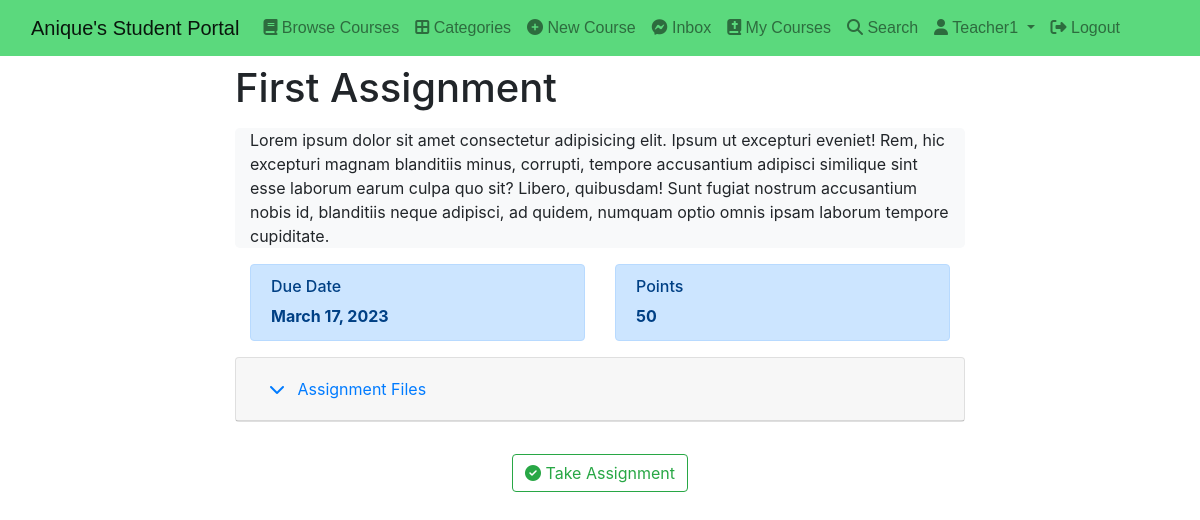
The app's page /course/eadbb3a9-58df-4862-ac08-e20279d313a0/modules/1/assignments/1 (signed in) with its own data.
### assignment/models.py (models this page shows, shortened)
class Assignment(models.Model):
    title = models.CharField(max_length=150)
    content = RichTextField()
    points = models.PositiveIntegerField()
    due = models.DateField()
    files = models.ManyToManyField(AssignmentFileContent)
    user = models.ForeignKey(User, on_delete=models.CASCADE)

### assignment/views.py (the view)
def assignment_detail(request, course_id, module_id, assignment_id):
    user = request.user
    assignment = get_object_or_404(Assignment, id=assignment_id)
    course = get_object_or_404(Course, id=course_id)
    my_submissions = Submission.objects.filter(
        assignment=assignment, user=user).order_by('-date')
    context = {
        "assignment": assignment,
        "course": course,
        "my_submissions": my_submissions,
        'module_id': module_id,
    }
    return render(request, 'assignment/assignment_detail.html', context)

### assignment/models.py (called while the page is built)
    def get_file_name(self):
        return os.path.basename(self.file.name)

### direct/views.py (called while the page is built)
def directs_count(request):
    directs_count = 0
    if request.user.is_authenticated:
        directs_count = Message.objects.filter(user=request.user,is_read=False).count()
    return {'directs_count':directs_count}

### student_portal/templates/assignment/assignment_detail.html (shortened to what this page needs)
{% extends 'base.html' %} {% block content %}
<div class="container mt-2">
  <div class="row">
    <div class="col-2"></div>
    <div class="col-8">
      <h1>{{assignment.title}}</h1>
      <div class="bg-light rounded-3">
        <div class="container-fluid">
          <p class="fs-4">{{assignment.content|safe}}</p>
        </div>
      </div>
      <div class="container">
        <div class="row">
          <div class="col-sm">
            <div class="alert alert-primary" role="alert">
              <h6>Due Date</h6>
              <strong> {{assignment.due}}</strong>
            </div>
          </div>
          <div class="col-sm">
            <div class="alert alert-primary" role="alert">
              <h6>Points</h6>
              <strong> {{assignment.points}}</strong>
            </div>
          </div>
        </div>
      </div>
      <div id="accordion">
        <div class="card">
          <div class="card-header" id="headingOne">
            <h5 class="mb-0">
              <button
                class="btn btn-link"
                data-toggle="collapse"
                data-target="#collapseOne"
                aria-expanded="true"
                aria-controls="collapseOne"
                style="text-decoration: none"
              >
                <i class="fa fa-chevron-down pr-2"></i>
                Assignment Files
              </button>
            </h5>
          </div>
        </div>
      </div>
      <br />{% if request.user != course.user %}
      <div class="text-center">
        <a
          href="{% url 'submit-assignment' course.id module_id assignment.id %}"
          class="btn btn-outline-success mt-2"
          ><i class="fa fa-check-circle"></i>
          Take Assignment</a
        >
      </div>
      {% endif %}
    </div>
  </div>
</div>
{% endblock content %}

### student_portal/templates/base.html (shortened to what this page needs)
{% load static %}
<!DOCTYPE html>
<html lang="en">
  <head>
    <link
      href="https://cdn.jsdelivr.net/npm/bootstrap@5.0.2/dist/css/bootstrap.min.css"
      rel="stylesheet"
    />
    <link
      rel="stylesheet"
      href="https://cdnjs.cloudflare.com/ajax/libs/font-awesome/6.1.1/css/all.min.css"
    />
    <link
      rel="stylesheet"
      href="https://stackpath.bootstrapcdn.com/bootstrap/4.3.1/css/bootstrap.min.css"
    />
  </head>
  <body>
    <nav
      class="navbar navbar-expand-lg navbar-light"
      style="background: #5bd97d; font-family: sans-serif"
    >
      <div class="container-fluid">
        <a class="navbar-brand" href="{% url 'index' %}"
          >Anique's Student Portal</a
        >
        <div class="collapse navbar-collapse" id="navbarSupportedContent">
          <ul class="navbar-nav me-auto mb-2 mb-lg-0">
            <li class="nav-item">
              <a class="nav-link" href="{% url 'browse-courses' %}"
                ><i class="fa fa-book"></i> Browse Courses</a
              >
            </li>
            <li class="nav-item">
              <a class="nav-link" href="{% url 'categories' %}"
                ><i class="fas fa-border-all"></i> Categories</a
              >
            </li>
            <li class="nav-item">
              <a class="nav-link" href="{% url 'new-course' %}"
                ><i class="fa fa-plus-circle"></i> New Course</a
              >
            </li>
            <li class="nav-item">
              <a class="nav-link" href="{% url 'inbox' %}"
                ><i class="fa-brands fa-facebook-messenger"></i> Inbox
              </a>
            </li>
            <li class="nav-item">
              <a class="nav-link" href="{% url 'my-courses' %}"
                ><i class="fa-solid fa-book-bible"></i> My Courses</a
              >
            </li>
            <li class="nav-item">
              <a class="nav-link" href="{% url 'search' %}"
                ><i class="fa-solid fa-search"></i> Search</a
              >
            </li>
            <li class="nav-item dropdown">
              <a
                class="nav-link dropdown-toggle"
                href="#"
                id="navbarDropdown"
                role="button"
                data-bs-toggle="dropdown"
                aria-expanded="false"
              >
                <i class="fa fa-user"></i> {{request.user.username|capfirst}}
              </a>
            </li>
            <li class="nav-item">
              <a class="nav-link" href="{% url 'logout' %}"
                ><i class="fa-solid fa-right-from-bracket"></i> Logout</a
              >
            </li>
          </ul>
        </div>
      </div>
    </nav>
    {% block content %} {% block pagination %} {% endblock pagination %} {% endblock content %}
  </body>
</html>

### records on screen
Assignment: title "First Assignment", content "Lorem ipsum dolor sit amet consectetur adipisicing elit. Ipsum ut excepturi eveniet! Rem, hic excepturi magnam blanditiis minus, corrupti, tempore accusantium adipisci similique sint esse laborum earum culpa quo sit? Libero, quibusdam! Sunt fugiat nostrum accusantium nobis id, blanditiis neque adipisci, ad quidem, numquam optio omnis ipsam laborum tempore cupiditate.", due "March 17, 2023", points "50"

### other values on screen
{{ request.user.username|capfirst }} "Teacher1"
